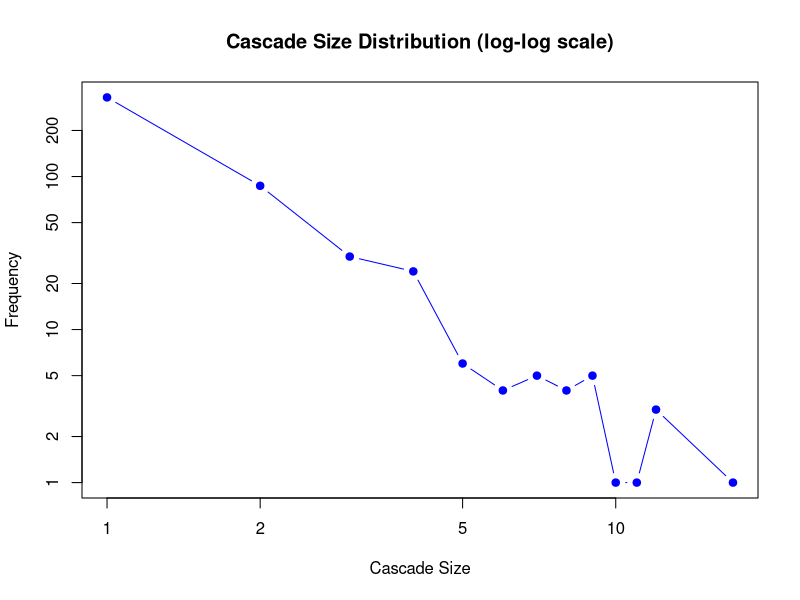
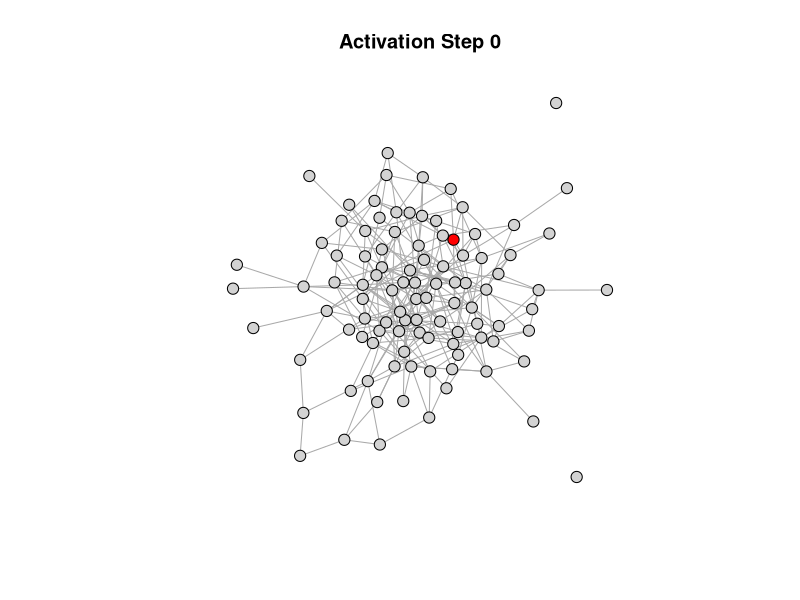
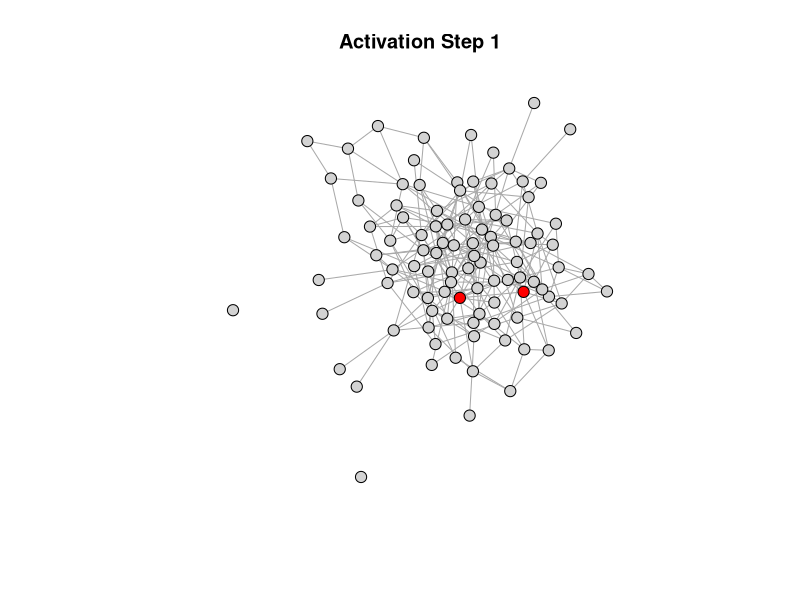
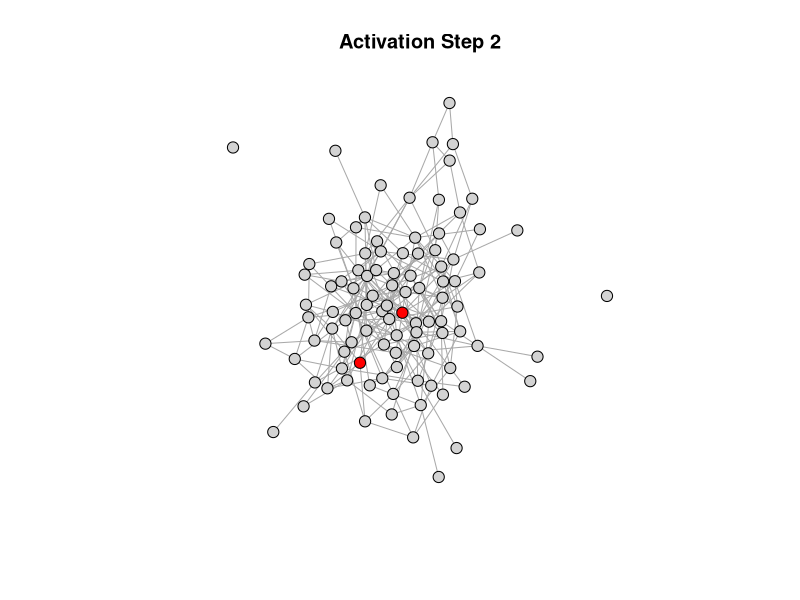

Write the R code that produced these figures, in order.
library(igraph)

# ICM simulation function with activation history
icm_with_history <- function(graph, seed_node, activation_prob, max_steps = 2000) {
  V(graph)$active <- 0
  V(graph)[seed_node]$active <- 1
  newly_active <- seed_node
  
  activation_hist <- list()
  activation_hist[[1]] <- V(graph)$active
  step <- 1
  
  while (length(newly_active) > 0 && step < max_steps) {
    step <- step + 1
    next_active <- c()
    
    for (node in newly_active) {
      inactive_neighbors <- neighbors(graph, node)[V(graph)[neighbors(graph, node)]$active == 0]
      for (neighbor in inactive_neighbors) {
        if (runif(1) <= activation_prob) {
          V(graph)[neighbor]$active <- 1
          next_active <- c(next_active, neighbor)
        }
      }
    }
    newly_active <- unique(next_active)
    activation_hist[[step]] <- V(graph)$active
  }
  
  return(activation_hist)
}

# Monte Carlo Simulation Function
run_monte_carlo_icm <- function(n, p, activation_prob, u = 500, max_steps = 2000) {
  cascade_sizes <- numeric(u)
  
  for (i in 1:u) {
    g <- sample_gnp(n, p, directed = FALSE)
    seed_node <- sample(1:vcount(g), 1)
    history <- icm_with_history(g, seed_node, activation_prob, max_steps)
    final_state <- history[[length(history)]]
    cascade_sizes[i] <- sum(final_state)
  }
  
  return(cascade_sizes)
}

# Parameters
set.seed(42)
n <- 100
p <- 0.05
activation_prob <- 0.1
u <- 500
max_steps <- 2000

# Run Monte Carlo simulation
cascade_sizes <- run_monte_carlo_icm(n, p, activation_prob, u, max_steps)

# Plot cascade size distribution (log-log)
hist_data <- table(cascade_sizes)
plot(as.numeric(names(hist_data)),
     as.numeric(hist_data),
     log = "xy",
     type = "b",
     pch = 19,
     col = "blue",
     xlab = "Cascade Size",
     ylab = "Frequency",
     main = "Cascade Size Distribution (log-log scale)")

# Optional: Visualize one sample simulation (step-by-step activation)
# Generate one ER graph and run ICM
g <- sample_gnp(n, p, directed = FALSE)
seed_node <- sample(1:vcount(g), 1)
activation_history <- icm_with_history(g, seed_node, activation_prob, max_steps)
total_steps <- length(activation_history)
node_colors <- c("lightgray", "red")

# Plot each activation step one-by-one
for (i in 1:total_steps) {
  V(g)$color <- node_colors[activation_history[[i]] + 1]
  
  plot(g,
       main = paste("Activation Step", i - 1),
       vertex.label = NA,
       vertex.size = 6,
       edge.width = 1,
       layout = layout_with_fr(g))
  
  Sys.sleep(0.4)
}
